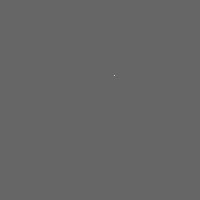
Frame 1 (no input)
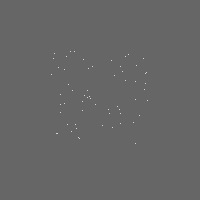
Frame 60 (the mouse pressed at the canvas centre just before this capture)
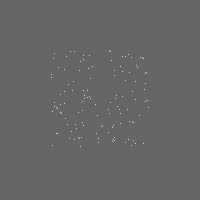
Frame 120 (the mouse held since frame 60 and released just before this capture)

The Processing sketch that drew these frames (run headless with seeded random() and noise(); from frame 60 on, the mouse is pressed at the canvas centre):

// Processing sketch: processing_893
// ── processing_893.pde

void setup() {
  size(200, 200);
  background(102);
}


void draw() {

  int x = (int) random(width/4,width-(width/4));
  int y = (int) random(height/4,height-(height/4));


  stroke(255);
  point(x, y);
}

void mouseDragged() {
  fill(102);
  noStroke();
  circle(mouseX,mouseY,10);
}

void circle(int x, int y, int r) {
  ellipseMode(CENTER);
  ellipse(x, y, r*2, r*2);
}
